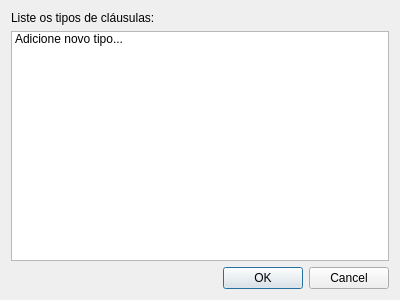
<?xml version="1.0" encoding="UTF-8"?>
<ui version="4.0">
 <class>addTIMTypesDialog</class>
 <widget class="QDialog" name="addTIMTypesDialog">
  <property name="geometry">
   <rect>
    <x>0</x>
    <y>0</y>
    <width>400</width>
    <height>300</height>
   </rect>
  </property>
  <property name="windowTitle">
   <string>Dialog</string>
  </property>
  <layout class="QVBoxLayout" name="verticalLayout">
   <item>
    <widget class="QLabel" name="addTIMTypesLabel">
     <property name="text">
      <string>Liste os tipos de cláusulas:</string>
     </property>
    </widget>
   </item>
   <item>
    <widget class="QListWidget" name="TIMListWidget">
     <item>
      <property name="text">
       <string>Adicione novo tipo...</string>
      </property>
     </item>
    </widget>
   </item>
   <item>
    <widget class="QDialogButtonBox" name="buttonBox">
     <property name="orientation">
      <enum>Qt::Horizontal</enum>
     </property>
     <property name="standardButtons">
      <set>QDialogButtonBox::Cancel|QDialogButtonBox::Ok</set>
     </property>
    </widget>
   </item>
  </layout>
 </widget>
 <resources/>
 <connections>
  <connection>
   <sender>buttonBox</sender>
   <signal>accepted()</signal>
   <receiver>addTIMTypesDialog</receiver>
   <slot>accept()</slot>
   <hints>
    <hint type="sourcelabel">
     <x>248</x>
     <y>254</y>
    </hint>
    <hint type="destinationlabel">
     <x>157</x>
     <y>274</y>
    </hint>
   </hints>
  </connection>
  <connection>
   <sender>buttonBox</sender>
   <signal>rejected()</signal>
   <receiver>addTIMTypesDialog</receiver>
   <slot>reject()</slot>
   <hints>
    <hint type="sourcelabel">
     <x>316</x>
     <y>260</y>
    </hint>
    <hint type="destinationlabel">
     <x>286</x>
     <y>274</y>
    </hint>
   </hints>
  </connection>
 </connections>
</ui>
